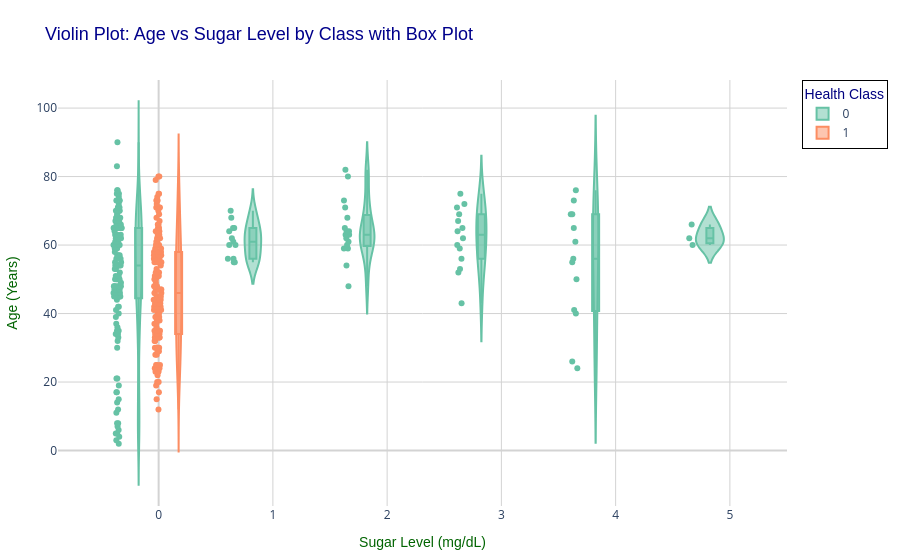

Notebook source saved alongside this figure:
### Code cell
import plotly.express as px

# Creating a violin plot with professional design elements
fig = px.violin(
    df,
    y="age", 
    x="sugar", 
    color="class", 
    box=True,        # Add box plot inside the violin plot
    points="all",    # Show all data points for better distribution insight
    color_discrete_sequence=px.colors.qualitative.Set2,  # Soft and professional color palette
    title="Violin Plot: Age vs Sugar Level by Class with Box Plot",
    labels={
        "age": "Age (Years)",
        "sugar": "Sugar Level (mg/dL)",
        "class": "Health Class"
    },
    template="plotly_white"  # Use a clean, professional template
)

# Customize layout for better aesthetics
fig.update_layout(
    title_font=dict(size=18, family="Arial", color="darkblue"),
    xaxis_title_font=dict(size=14, family="Arial", color="darkgreen"),
    yaxis_title_font=dict(size=14, family="Arial", color="darkgreen"),
    legend_title_font=dict(size=14, family="Arial", color="navy"),
    legend=dict(bordercolor="black", borderwidth=1, bgcolor="rgba(255, 255, 255, 0.9)"),
    margin=dict(l=40, r=40, t=80, b=40)  # Adjust margins for balanced spacing
)

# Improve gridline visibility and spacing
fig.update_xaxes(showgrid=True, gridcolor="lightgray", zerolinecolor="lightgray")
fig.update_yaxes(showgrid=True, gridcolor="lightgray", zerolinecolor="lightgray")

# Display the enhanced visualization
fig.show()

### Figure 1 — Plotly figure (JSON) as saved in the notebook; plotly's stock layout.template omitted (floating-point values rounded to 4 significant figures; data arrays with more than 128 entries replaced by an {"elided": "..."} marker saying what was removed)
{"data": [{"alignmentgroup": "True", "box": {"visible": true}, "hovertemplate": "Health Class=0<br>Sugar Level (mg/dL)=%{x}<br>Age (Years)=%{y}<extra></extra>", "legendgroup": "0", "marker": {"color": "rgb(102,194,165)"}, "name": "0", "offsetgroup": "0", "orientation": "v", "points": "all", "scalegroup": "True", "showlegend": true, "type": "violin", "x": {"elided": "250 int values"}, "x0": " ", "xaxis": "x", "y": {"elided": "250 int values"}, "y0": " ", "yaxis": "y"}, {"alignmentgroup": "True", "box": {"visible": true}, "hovertemplate": "Health Class=1<br>Sugar Level (mg/dL)=%{x}<br>Age (Years)=%{y}<extra></extra>", "legendgroup": "1", "marker": {"color": "rgb(252,141,98)"}, "name": "1", "offsetgroup": "1", "orientation": "v", "points": "all", "scalegroup": "True", "showlegend": true, "type": "violin", "x": {"elided": "150 int values"}, "x0": " ", "xaxis": "x", "y": {"elided": "150 int values"}, "y0": " ", "yaxis": "y"}], "layout": {"legend": {"bgcolor": "rgba(255, 255, 255, 0.9)", "bordercolor": "black", "borderwidth": 1, "title": {"font": {"color": "navy", "family": "Arial", "size": 14}, "text": "Health Class"}, "tracegroupgap": 0}, "margin": {"b": 40, "l": 40, "r": 40, "t": 80}, "title": {"font": {"color": "darkblue", "family": "Arial", "size": 18}, "text": "Violin Plot: Age vs Sugar Level by Class with Box Plot"}, "violinmode": "group", "xaxis": {"anchor": "y", "domain": [0, 1], "gridcolor": "lightgray", "showgrid": true, "title": {"font": {"color": "darkgreen", "family": "Arial", "size": 14}, "text": "Sugar Level (mg/dL)"}, "zerolinecolor": "lightgray"}, "yaxis": {"anchor": "x", "domain": [0, 1], "gridcolor": "lightgray", "showgrid": true, "title": {"font": {"color": "darkgreen", "family": "Arial", "size": 14}, "text": "Age (Years)"}, "zerolinecolor": "lightgray"}}}
